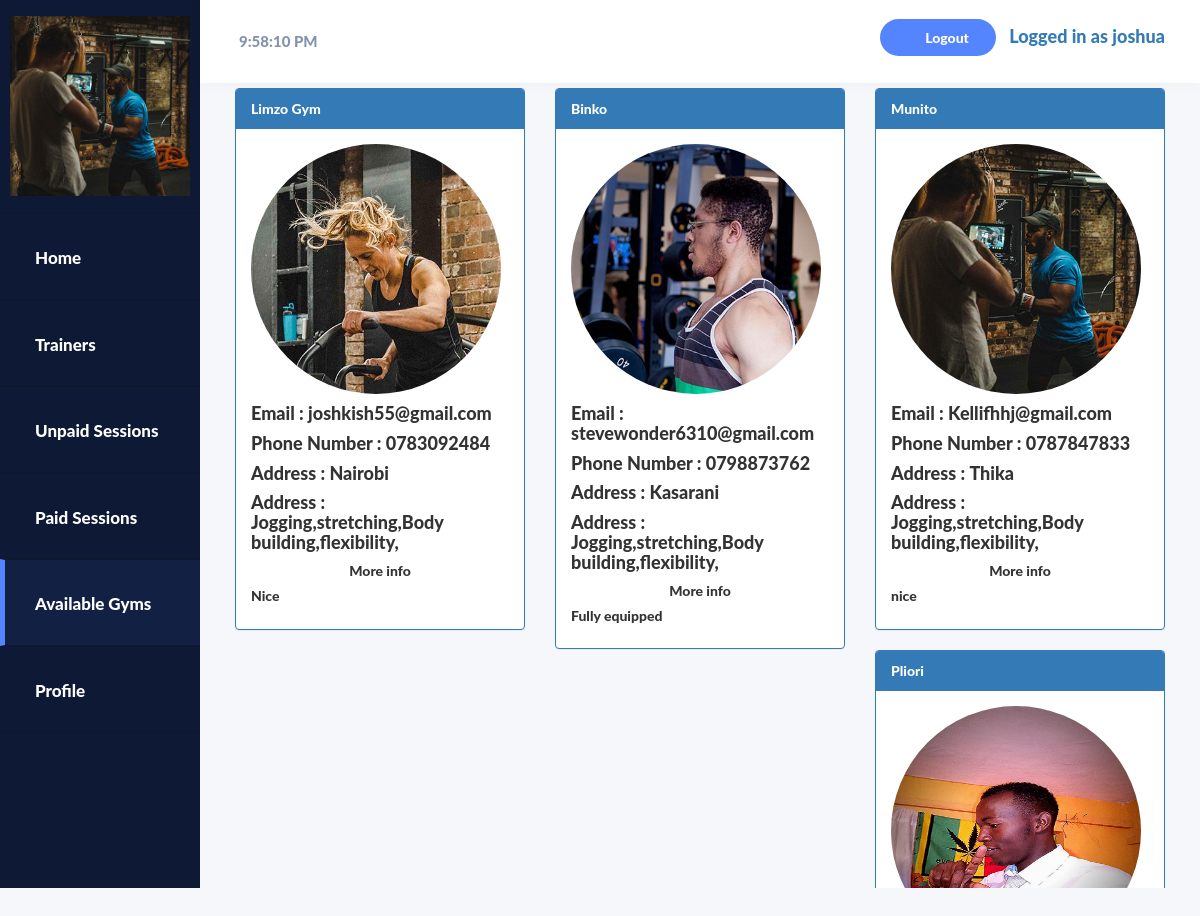
The app's page /client/availablegyms.php (signed in) with its own data.
### tables this page shows
CREATE TABLE `gym` (
  `gym_id` int(10) NOT NULL,
  `gym_name` varchar(30) NOT NULL,
  `gym_location` varchar(30) NOT NULL,
  `gym_image` varchar(40) NOT NULL,
  `gym_contactemail` varchar(50) NOT NULL,
  `gym_contactmobile` varchar(20) NOT NULL,
  `gym_dateadded` datetime NOT NULL,
  `gym_desc` text NOT NULL,
  `gym_services` varchar(250) NOT NULL,
  `amount` varchar(30) NOT NULL
);

### client/availablegyms.php (the view, shortened to what this page needs)
<!DOCTYPE html>
<html>
<head>
	   <link rel="stylesheet" href="https://maxcdn.bootstrapcdn.com/bootstrap/3.4.1/css/bootstrap.min.css">
    <link rel="stylesheet" type="text/css" href="../css/style.css">
    <link rel="stylesheet" type="text/css" href="../DataTables/datatables.min.css"/>
</head>
<body class="home">
    <div class="container-fluid display-table">
        <div class="row display-table-row">
            <div class="col-md-2 col-sm-1 hidden-xs display-table-cell v-align box" id="navigation">
                <div class="logo">
                    <a hef="home.html"><?php echo "<img src='../".$_SESSION['client_profilepic']."' alt='Trainer profilepic' class='hidden-xs hidden-sm'>"; ?>
                    </a>
                </div>
                <div class="navi">
                    <ul>
                        <li><a href="index.php"><i class="fa fa-home" aria-hidden="true"></i><span class="hidden-xs hidden-sm">Home</span></a></li>
                        <li><a href="trainers.php"><i class="fa fa-tasks" aria-hidden="true"></i><span class="hidden-xs hidden-sm">Trainers</span></a></li>
                          <li><a href="booked.php"><i class="fa fa-bar-chart" aria-hidden="true"></i><span class="hidden-xs hidden-sm">Unpaid Sessions</span></a></li>
                        <li><a href="paid.php"><i class="fa fa-bar-chart" aria-hidden="true"></i><span class="hidden-xs hidden-sm">Paid Sessions</span></a></li>
                        <li class="active"><a href="availablegyms.php"><i class="fa fa-user" aria-hidden="true"></i><span class="hidden-xs hidden-sm">Available Gyms</span></a></li>
                        <li><a href="profile.php"><i class="fa fa-cog" aria-hidden="true"></i><span class="hidden-xs hidden-sm">Profile</span></a></li>
                    </ul>
                </div>
            </div>
            <div class="col-md-10 col-sm-11 display-table-cell v-align">
                <div class="row">
                    <header>
                        <div class="col-md-7">
                            <div class="search hidden-xs hidden-sm">
                               <form name="Tick">
<input type="text" size="11" name="Clock">
</form>
                            </div>
                        </div>
                                                <div class="col-md-5">
                            <div class="header-rightside">
                                <ul class="list-inline header-top pull-right">
                                    <li class="hidden-xs"><a href="logout.php" class="add-project">Logout </a></li>
                                    <li><a href="#"><h4><span>Logged in as <?php echo $_SESSION['client_fname']; ?></span></h4></a></li>
                                </ul>
                            </div>
                        </div>
                    </header>
                </div>
                <div class="user-dashboard">
                    <div class="row">
                <?php
                include '../con.php';
                $sql = "SELECT * FROM gym";
                $result = mysqli_query($con,$sql);
                while($row = mysqli_fetch_array($result))
{
              echo "<div class='col-md-4'>";
    echo "<div class='panel-group'>";
       echo  "<div class='panel panel-primary'>";
          echo "<div class='panel-heading'>" .$row['gym_name']."</div>";
            echo "<div class='panel-body'><img src='../".$row['gym_image']."' width='250px' height='250px' style='border-radius: 50%;'/>";
                echo "<h4 class='card-title'><b>Email : </b>".$row['gym_contactemail']."</h4>";
                 echo "<h4 class='card-title'><b>Phone Number : </b>".$row['gym_contactmobile']."</h4>";
                  echo "<h4 class='card-title'><b>Address : </b>".$row['gym_location']."</h4>";
                  echo "<h4 class='card-title'><b>Address : </b>".$row['gym_services']."</h4>";
                  echo "<h5 style='text-align: center;'>More info</h5>";
                echo "<h5 >".$row['gym_desc']."</h5>";
                 echo "</div>";
                 echo "</div>";
                 echo "</div>";
                 echo "</div>";
               }
                ?>
 </div>
    </div>
</body>
</html>

### css/style.css (style rules this page uses)
body { background-image: url(../image/bg_2.jpg); font-family: lato heavy; }
a:focus,a:hover,a { outline:none; text-decoration: none; }
li,ul { list-style: none; padding: 0; margin: 0; }
.home { background: #f6f7fa; }
#navigation { background: #0e1a35; height: 100%; }
#navigation { padding: 0; height: 100%; }
.display-table { display: table; padding: 0; height: 100%; width: 100%; }
.display-table-row { display: table-row; height: 100%; }
.display-table-cell { display: table-cell; float: none; height: 100%; }
.v-align { vertical-align: top; }
.logo img { max-width: 180px; padding: 16px 0 17px; width: 100%; }
.header-top { margin: 0; padding-top: 2px; }
.add-project { background: #5584ff none repeat scroll 0 0; border-radius: 100px; color: #ffffff; font-size: 14px; font-weight: 600; padding: 10px 27px 10px 45px; position: relative; }
.add-project::before { background: rgba(0, 0, 0, 0) url("../images/plus.png") no-repeat scroll 0 0; content: ""; ; height: 12px; left: 17px; position: absolute; top: 12px; width: 12px; }
.header-top li { display: inline-block; text-align: center; }
#navigation { -webkit-transition: all 0.5s ease; -moz-transition: all 0.5s ease; -o-transition: all 0.5s ease; transition: all 0.5s ease; }
.search input { border: none; font-size: 15px; padding: 15px 9px; width: 100%; background: rgba(0, 0, 0, 0) url("../images/search.png") no-repeat scroll 99% 12px; color: #8492af; }
header { background: #ffffff none repeat scroll 0 0; box-shadow: 0 1px 12px rgba(0, 0, 0, 0.04); display: inline-block !important; line-height: 23px; padding: 15px; transition: all 0.5s ease 0s; width: 100%; -webkit-transition: all 0.5s ease; -moz-transition: all 0.5s ease; -o-transition: all 0.5s ease; transition: all 0.5s ease; }
.logo { text-align: center; }
.navi a { border-bottom: 1px solid #0d172e; border-top: 1px solid #0d172e; color: #ffffff; display: block; font-size: 17px; font-weight: 500; padding: 28px 20px; text-decoration: none; }
.navi .active a { background: #122143; border-left: 5px solid #5584ff; padding-left: 15px; }
.hidden-xs { -webkit-transition: all 0.5s ease; -moz-transition: all 0.5s ease; -o-transition: all 0.5s ease; transition: all 0.5s ease; }
.user-dashboard { padding: 0 20px; overflow-y: scroll; height:800px; }

### records on screen
gym: gym_name "Limzo Gym", gym_image (picture), gym_contactemail "joshkish55@gmail.com", gym_contactmobile "0783092484", gym_location "Nairobi", gym_services "Jogging,stretching,Body building,flexibility,", gym_desc "Nice"
gym: gym_name "Binko", gym_image (picture), gym_contactemail "stevewonder6310@gmail.com", gym_contactmobile "0798873762", gym_location "Kasarani", gym_services "Jogging,stretching,Body building,flexibility,", gym_desc "Fully equipped"
gym: gym_name "Munito", gym_image (picture), gym_contactemail "Kellifhhj@gmail.com", gym_contactmobile "0787847833", gym_location "Thika", gym_services "Jogging,stretching,Body building,flexibility,", gym_desc "nice"
gym: gym_name "Pliori", gym_image (picture)

### other values on screen
$_SESSION['client_fname'] "joshua"
